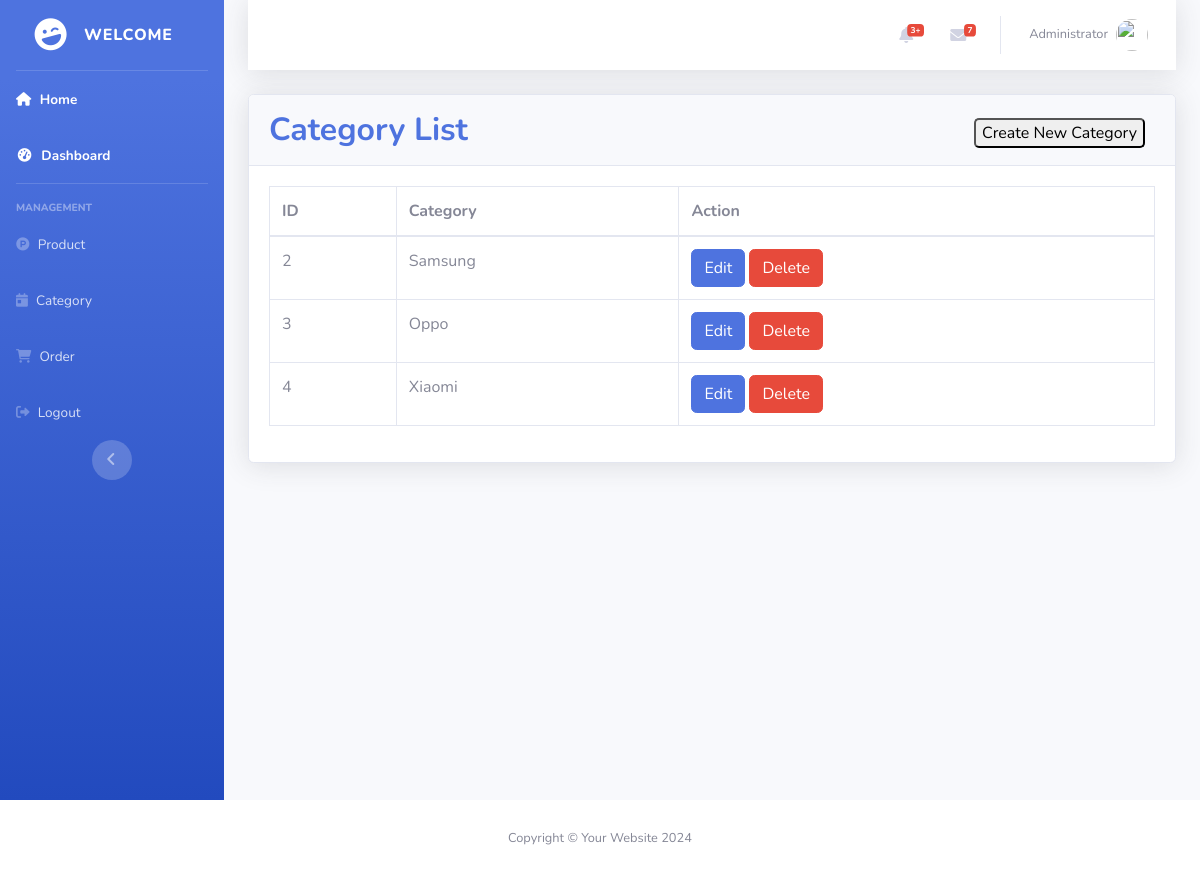
The app's page /admin/category.php (signed in) with its own data.
### tables this page shows
CREATE TABLE `categories` (
  `id` int UNSIGNED NOT NULL,
  `name` varchar(255) NOT NULL
);

### admin/category.php (the view, shortened to what this page needs)
<?php
require_once('includes/header.php');
?>
<div class="card shadow mb-4">
    <div class="card-header py-3">
        <h2 class="m-0 font-weight-bold text-primary">Category List</h2>
        <button class="createbtn" onclick="location.href='addcategory.php'">Create New Category</button>
    </div>
    <div class="card-body">
        <div class="table-responsive">
            <table class="table table-bordered" id="dataTable" width="100%" cellspacing="0">
                <thead>
                    <tr>
                        <th>ID</th>
                        <th>Category</th>
                        <th>Action</th>
                    </tr>
                </thead>
                <tbody>
                    <?php
                    $sql = 'SELECT * FROM categories';
                    $result = mysqli_query($conn, $sql);
                    if ($result) {
                        while ($row = mysqli_fetch_array($result)) {
                            echo "<tr>";
                            echo "<td>" . $row["id"] . "</td>";
                            echo "<td>" . $row["name"] . "</td>";
                            echo "<td>
                                    <button class='btn btn-primary' onclick=\"location.href='editcategory.php?id=" . $row["id"] . "'\">Edit</button>
                                    <button class='btn btn-danger' onclick=\"confirmDelete(" . $row["id"] . ")\">Delete</button>
                                  </td>";
                            echo "</tr>";
                        }
                    } else {
                        echo "<tr><td colspan='8'>No products found</td></tr>";
                    }
                    ?>
                </tbody>
            </table>
        </div>
    </div>
</div>
</div>
</div>
</div>
</div>
<?php
require_once('includes/footer.php');
?>

### admin/css/style.css (style rules this page uses)
.card { background: #fff; border: none; border-radius: 15px; box-shadow: 0px 8px 15px rgba(0, 0, 0, 0.1); }
body { font-family: Arial, sans-serif; background-color: #acd1f2; padding: 20px; }
h2 { color: #333; }
.createbtn { position: absolute; top: 23px; right: 30px; border-radius: 5px ; }

### records on screen
categories: id "2", name "Samsung"
categories: id "3", name "Oppo"
categories: id "4", name "Xiaomi"
